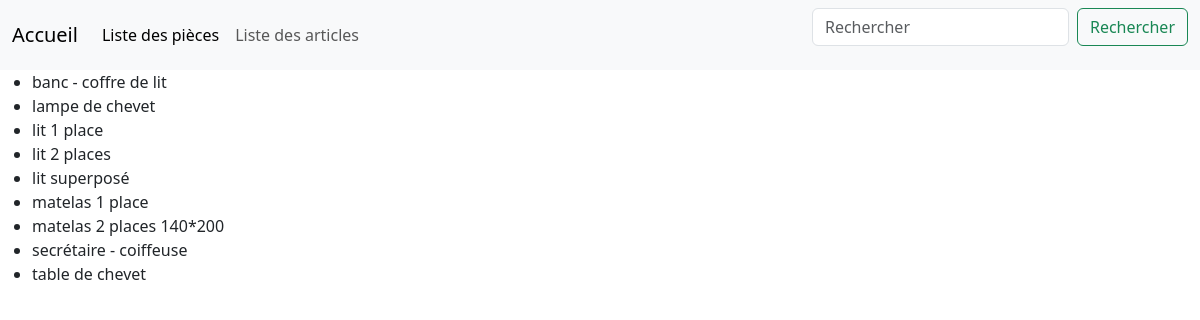
The app's page /inventaire/?place=chambre with its own data.
### inventaire/models.py (models this page shows)
class Inventaire_items(models.Model):
    items = models.CharField(max_length=100)
    volume = models.DecimalField(max_digits=6, decimal_places=2)
    place = models.CharField(max_length=50)

### inventaire/views.py (the view)
# urls.py: path("inventaire/", inventairePerPlace, name="inventaire-per-place"),
def inventairePerPlace(request):
   place_type = request.GET.get('place')
   queryset = Inventaire_items.objects.all()
   if place_type :
      queryset = queryset.filter(place=place_type)
   return render(request, "inventaire/items_per_place.html", {"type_place": queryset})

### inventaire/templates/inventaire/items_per_place.html (shortened to what this page needs)
{% load static %}
<link
    rel="stylesheet"
    type="text/css"
    href="{% static 'inventaire/css/bootstrap.css' %}"
/>
<!DOCTYPE html>
<html lang="fr">
<head>
</head>
<body>
<nav class="navbar navbar-expand-lg bg-body-tertiary">
  <div class="container-fluid">
    <a class="navbar-brand" href="{% url 'home' %}">Accueil</a>
    <div class="collapse navbar-collapse" id="navbarNav">
      <ul class="navbar-nav">
        <li class="nav-item">
          <a class="nav-link active" aria-current="page" href="{% url 'place' %}">Liste des pièces</a>
        </li>
        <li class="nav-item">
          <a class="nav-link" href="{% url 'inventaire-per-place' %}">Liste des articles</a>
        </li>
          </ul>
    </div>
            <form class="d-flex" role="search">
        <input class="form-control me-2" type="search" placeholder="Rechercher" aria-label="Search">
        <button class="btn btn-outline-success" type="submit">Rechercher</button>
      </form>
  </div>
</nav>
    <ul>
        {% for item in type_place %}
            <li>
                {{ item.items }}
            </li>
        {% endfor %}
    </ul>
</body>
</html>

### records on screen
Inventaire_items: items "banc - coffre de lit"
Inventaire_items: items "lampe de chevet"
Inventaire_items: items "lit 1 place"
Inventaire_items: items "lit 2 places"
Inventaire_items: items "lit superposé"
Inventaire_items: items "matelas 1 place"
Inventaire_items: items "matelas 2 places 140*200"
Inventaire_items: items "secrétaire - coiffeuse"
Inventaire_items: items "table de chevet"
